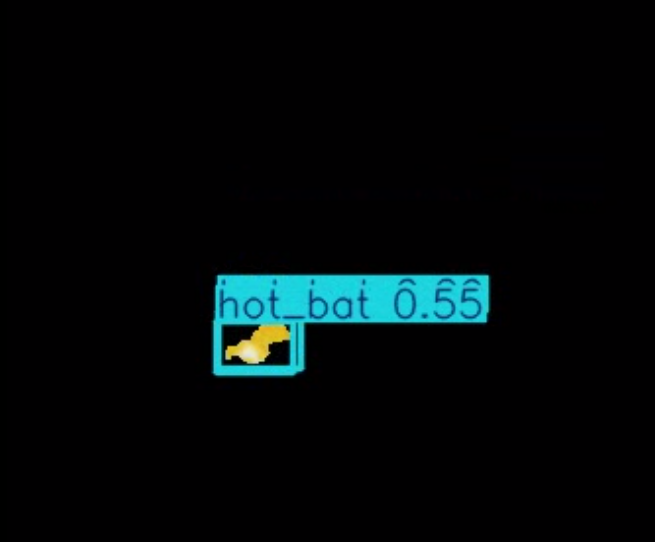
#> input picture images/OpticalFlow_Example.png, 655 x 542 px
$ python -i preprocess.py   (imports and definitions only)
#> lines starting #> are read from the running program, lines starting #| are printed output that depends on the picture
# heatseek/preprocess.py
import cv2
import numpy as np
from tqdm import tqdm


def reduce_background(in_path: str, out_path: str, motion_thresh: float = 3.0):
#> called with in_path = '../../../images/OpticalFlow_Example.png', out_path = 'out.png', motion_thresh = 3
    cap = cv2.VideoCapture(in_path)
    fps = cap.get(cv2.CAP_PROP_FPS)
    w = int(cap.get(cv2.CAP_PROP_FRAME_WIDTH))
    h = int(cap.get(cv2.CAP_PROP_FRAME_HEIGHT))
    fourcc = cv2.VideoWriter_fourcc(*"mp4v")
    out = cv2.VideoWriter(out_path, fourcc, fps, (w, h))

    ret, frame = cap.read()
#> frame is the input picture: shape (542, 655, 3); mean B, G, R 10.2, 8.9, 3.1
    prev_gray = cv2.cvtColor(frame, cv2.COLOR_BGR2GRAY)
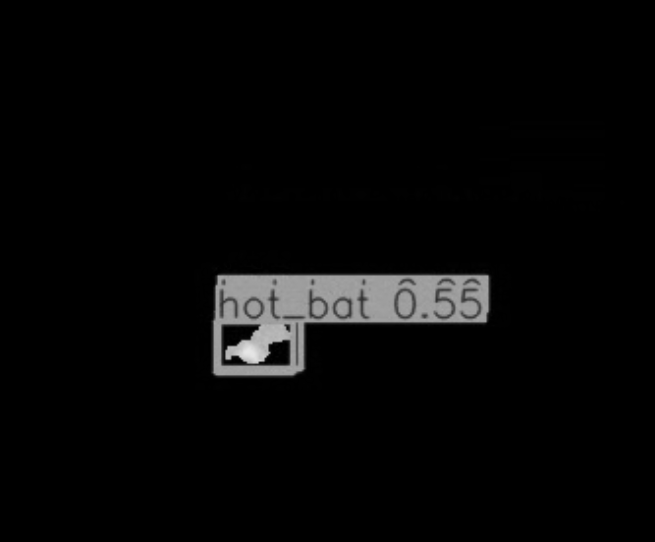
#> prev_gray: shape (542, 655); min 0, max 230, mean 7
    total = int(cap.get(cv2.CAP_PROP_FRAME_COUNT))

    for _ in tqdm(range(total), desc="bg-reduce"):
        ret, frame = cap.read()
        if not ret:
            break
        gray = cv2.cvtColor(frame, cv2.COLOR_BGR2GRAY)
        flow = cv2.calcOpticalFlowFarneback(prev_gray, gray, None,
                                            0.5, 3, 15, 3, 5, 1.2, 0)
        mag, _ = cv2.cartToPolar(flow[..., 0], flow[..., 1])
        mask3 = np.uint8((mag > motion_thresh) * 255)
        mask3 = cv2.merge([mask3]*3)
        out.write(cv2.bitwise_and(frame, mask3))
        prev_gray = gray
#> this loop made 1 pass
#> pass 1, in reduce_background, `mag, _ = cv2.cartToPolar(flow[..., 0], flow[..., 1])`:
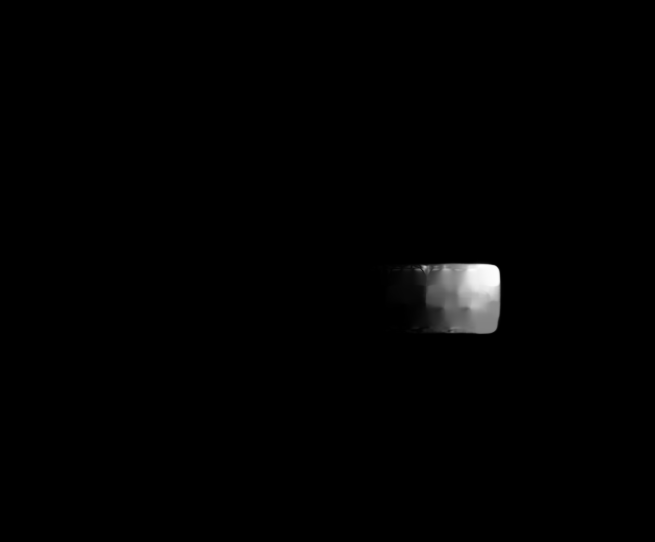
#> mag: shape (542, 655) float32; min 0, max 1.54e-20, mean 1.22e-22; drawn with min black and max white
    cap.release()
    out.release()
    print(f"[video_preproc] saved → {out_path}")

>>> result = reduce_background('../../../images/OpticalFlow_Example.png', 'out.png')
